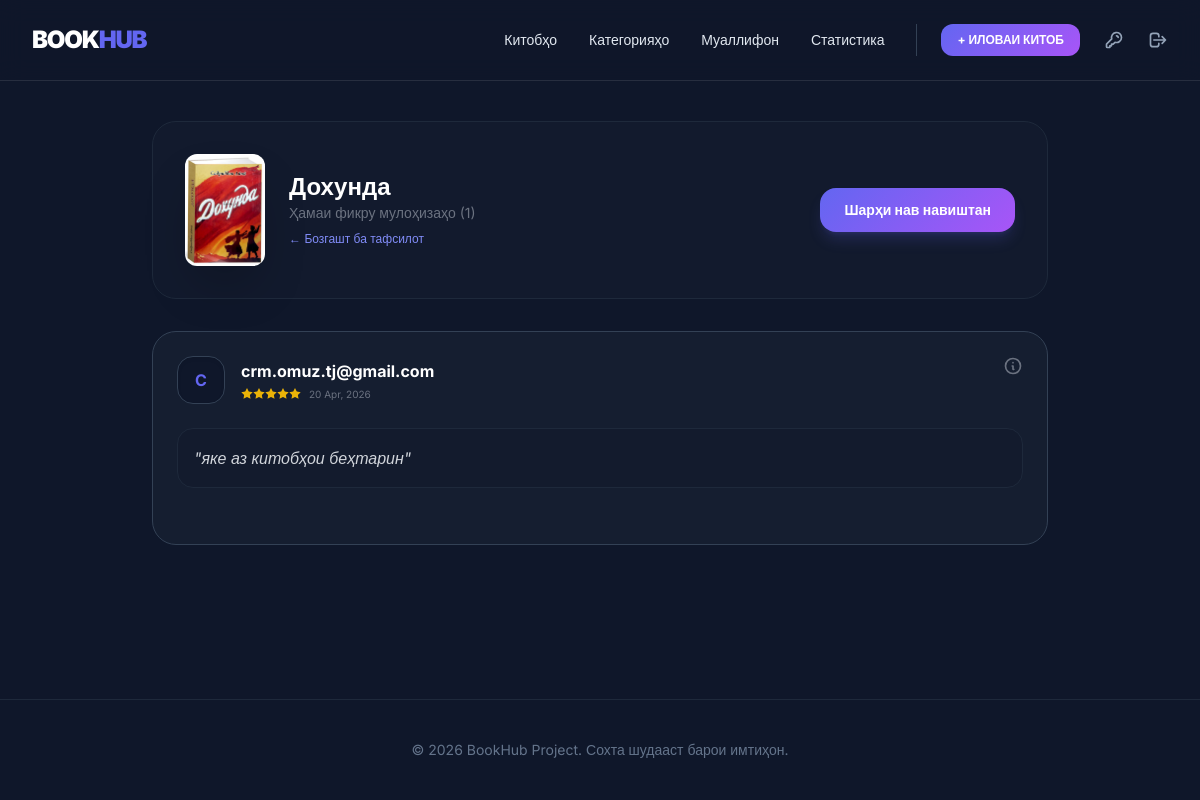
The app's page /list_review/1/ (signed in) with its own data.
### app/models.py (models this page shows, shortened)
class Book(models.Model):
    title = models.CharField(max_length=50)
    description = models.TextField()
    price = models.DecimalField(max_digits=15,decimal_places=2)
    cover_image = models.ImageField(upload_to="books/")
    created_at = models.DateTimeField(auto_now_add=True)
    author = models.ForeignKey(Author,related_name='books',on_delete=models.CASCADE)
    category = models.ForeignKey(Category,related_name='books',on_delete=models.CASCADE)
    created_by = models.ForeignKey(User,related_name='books',on_delete=models.CASCADE)

class Review(models.Model):
    book = models.ForeignKey(Book,related_name='reviews',on_delete=models.CASCADE)
    user = models.ForeignKey(User,related_name='reviews',on_delete=models.CASCADE)
    text = models.TextField()
    rating = models.IntegerField()
    created_at = models.DateTimeField(auto_now_add=True)

class User(models.Model):
    email = models.EmailField(unique=True)
    password = models.CharField(max_length=225)
    is_active = models.BooleanField(default=False)
    is_staff = models.BooleanField(default=False)
    is_verified = models.BooleanField(default=False)
    email_token = models.UUIDField(default=uuid.uuid4, editable=False)
    reset_token = models.UUIDField(null=True, blank=True)

### app/views.py (the view)
# urls.py: path('list_review/<int:book_id>/', list_review, name='list_review'),
def list_review(request, book_id):
    if not request.session.get('user_id'):
        return redirect('login')
    book    = get_object_or_404(Book, id=book_id)
    reviews = book.reviews.select_related('user').all()
    return render(request, 'reviews.html', {'reviews': reviews, 'book': book})

### templates/reviews.html (shortened to what this page needs)
{% extends 'base.html' %}
{% block content %}
<div class="max-w-4xl mx-auto space-y-8">
    <div class="flex flex-col md:flex-row justify-between items-start md:items-center gap-6 bg-slate-800/20 p-8 rounded-3xl border border-slate-800">
        <div class="flex items-center gap-6">
            {% if book.cover_image %}
                <img src="{{ book.cover_image.url }}" class="w-20 h-28 object-cover rounded-xl shadow-2xl">
            {% endif %}
            <div>
                <h1 class="text-2xl font-black text-white">{{ book.title }}</h1>
                <p class="text-gray-500 text-sm">Ҳамаи фикру мулоҳизаҳо ({{ reviews.count }})</p>
                <a href="{% url 'detail_book' book.id %}" class="text-indigo-400 text-xs hover:underline mt-2 inline-block">&larr; Бозгашт ба тафсилот</a>
            </div>
        </div>
        <a href="{% url 'create_review' book.id %}" class="btn-premium px-6 py-3 rounded-2xl text-white font-bold text-sm shadow-lg shadow-indigo-500/20">
            Шарҳи нав навиштан
        </a>
    </div>
    <div class="space-y-6">
        {% for review in reviews %}
        <div class="bg-slate-800/40 border border-slate-700 p-6 rounded-3xl hover:border-slate-600 transition-all group">
            <div class="flex justify-between items-start">
                <div class="flex items-center gap-4">
                    <div class="w-12 h-12 rounded-2xl bg-slate-900 border border-slate-700 flex items-center justify-center text-indigo-500 font-bold shadow-inner">
                        {{ review.user.email|slice:":1"|upper }}
                    </div>
                    <div>
                        <h4 class="text-white font-bold">{{ review.user.email }}</h4>
                        <div class="flex items-center gap-2 mt-1">
                            <div class="flex text-yellow-500">
                                {% for i in "12345" %}
                                    {% if forloop.counter <= review.rating %}
                                        <svg class="w-3 h-3 fill-current" viewBox="0 0 20 20"><path d="M10 15l-5.878 3.09 1.123-6.545L.489 6.91l6.572-.955L10 0l2.939 5.955 6.572.955-4.756 4.635 1.123 6.545z"/></svg>
                                    {% else %}
                                        <svg class="w-3 h-3 fill-current text-slate-700" viewBox="0 0 20 20"><path d="M10 15l-5.878 3.09 1.123-6.545L.489 6.91l6.572-.955L10 0l2.939 5.955 6.572.955-4.756 4.635 1.123 6.545z"/></svg>
                                    {% endif %}
                                {% endfor %}
                            </div>
                            <span class="text-[10px] text-gray-500">{{ review.created_at|date:"d M, Y" }}</span>
                        </div>
                    </div>
                </div>
                <a href="{% url 'detail_review' review.id %}" class="text-gray-500 hover:text-white transition">
                    <svg xmlns="http://www.w3.org/2000/svg" class="h-5 w-5" fill="none" viewBox="0 0 24 24" stroke="currentColor">
                        <path stroke-linecap="round" stroke-linejoin="round" stroke-width="2" d="M13 16h-1v-4h-1m1-4h.01M21 12a9 9 0 11-18 0 9 9 0 0118 0z" />
                    </svg>
                </a>
            </div>
            <div class="mt-6 text-gray-300 leading-relaxed bg-slate-900/40 p-4 rounded-2xl border border-slate-800 italic">
                "{{ review.text }}"
            </div>
        </div>
        {% empty %}
        <div class="py-20 text-center bg-slate-800/10 border border-dashed border-slate-700 rounded-3xl">
            <p class="text-gray-500 text-lg">То ҳол ягон шарҳ навишта нашудааст.</p>
        </div>
        {% endfor %}
    </div>
</div>
{% endblock %}

### templates/base.html (style rules this page uses)
body { font-family: 'Inter', sans-serif; background-color: #0f172a; }
.btn-premium { background: linear-gradient(135deg, #6366f1 0%, #a855f7 100%); transition: all 0.3s ease; }

### records on screen
Book: cover_image (picture), title "Дохунда"
Review: user.email "C", user.email "crm.omuz.tj@gmail.com", rating 5 (drawn), created_at "20 Apr, 2026", text "яке аз китобҳои беҳтарин"

### other values on screen
{{ reviews.count }} "1"
